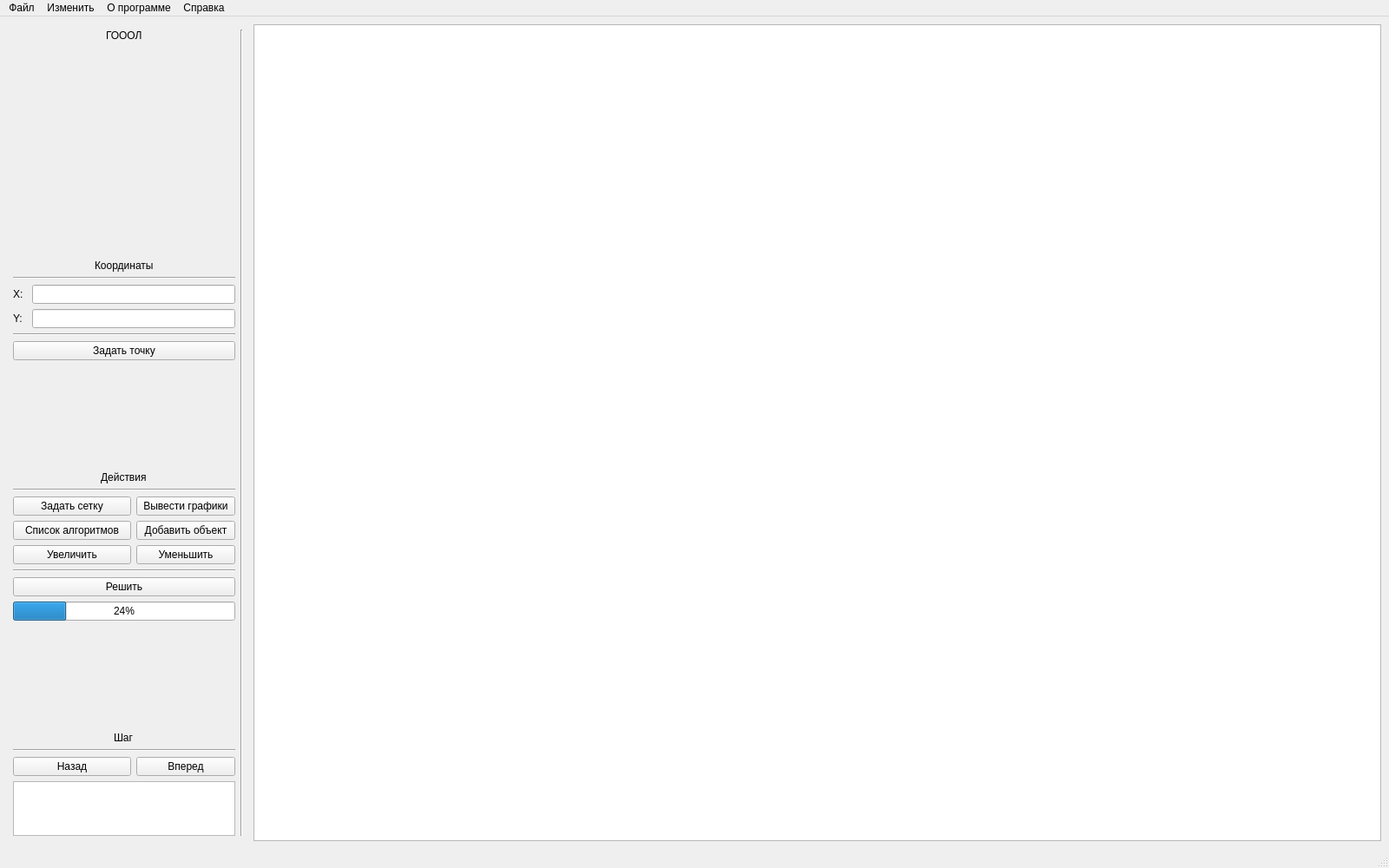
<?xml version="1.0" encoding="UTF-8"?>
<ui version="4.0">
 <class>MainWindow</class>
 <widget class="QMainWindow" name="MainWindow">
  <property name="geometry">
   <rect>
    <x>0</x>
    <y>0</y>
    <width>1600</width>
    <height>1000</height>
   </rect>
  </property>
  <property name="sizePolicy">
   <sizepolicy hsizetype="Expanding" vsizetype="Expanding">
    <horstretch>0</horstretch>
    <verstretch>0</verstretch>
   </sizepolicy>
  </property>
  <property name="minimumSize">
   <size>
    <width>1600</width>
    <height>1000</height>
   </size>
  </property>
  <property name="maximumSize">
   <size>
    <width>16777215</width>
    <height>16777215</height>
   </size>
  </property>
  <property name="windowTitle">
   <string>MainWindow</string>
  </property>
  <widget class="QWidget" name="centralwidget">
   <property name="enabled">
    <bool>true</bool>
   </property>
   <property name="minimumSize">
    <size>
     <width>1200</width>
     <height>900</height>
    </size>
   </property>
   <layout class="QGridLayout" name="gridLayout_3">
    <property name="sizeConstraint">
     <enum>QLayout::SetDefaultConstraint</enum>
    </property>
    <item row="0" column="0">
     <layout class="QGridLayout" name="gridLayout_2">
      <property name="sizeConstraint">
       <enum>QLayout::SetFixedSize</enum>
      </property>
      <item row="0" column="0">
       <layout class="QGridLayout" name="gridLayout">
        <property name="sizeConstraint">
         <enum>QLayout::SetFixedSize</enum>
        </property>
        <property name="leftMargin">
         <number>6</number>
        </property>
        <property name="topMargin">
         <number>6</number>
        </property>
        <property name="rightMargin">
         <number>6</number>
        </property>
        <property name="bottomMargin">
         <number>6</number>
        </property>
        <item row="3" column="1" colspan="2">
         <widget class="QLineEdit" name="lineEdit"/>
        </item>
        <item row="17" column="2">
         <widget class="QPushButton" name="pushButton_6">
          <property name="text">
           <string>Вперед</string>
          </property>
         </widget>
        </item>
        <item row="14" column="0" colspan="3">
         <widget class="QProgressBar" name="progressBar">
          <property name="value">
           <number>24</number>
          </property>
         </widget>
        </item>
        <item row="7" column="0" colspan="3" alignment="Qt::AlignHCenter|Qt::AlignBottom">
         <widget class="QLabel" name="label_actions">
          <property name="text">
           <string>Действия</string>
          </property>
         </widget>
        </item>
        <item row="10" column="2">
         <widget class="QPushButton" name="pushButton_4">
          <property name="text">
           <string>Добавить объект</string>
          </property>
         </widget>
        </item>
        <item row="8" column="0" colspan="3">
         <widget class="Line" name="line_4">
          <property name="orientation">
           <enum>Qt::Horizontal</enum>
          </property>
         </widget>
        </item>
        <item row="2" column="0" colspan="3">
         <widget class="Line" name="line_6">
          <property name="orientation">
           <enum>Qt::Horizontal</enum>
          </property>
         </widget>
        </item>
        <item row="15" column="0" colspan="3" alignment="Qt::AlignHCenter|Qt::AlignBottom">
         <widget class="QLabel" name="label_step">
          <property name="text">
           <string>Шаг</string>
          </property>
         </widget>
        </item>
        <item row="11" column="2">
         <widget class="QPushButton" name="pushButton_9">
          <property name="text">
           <string>Уменьшить</string>
          </property>
         </widget>
        </item>
        <item row="16" column="0" colspan="3">
         <widget class="Line" name="line_3">
          <property name="orientation">
           <enum>Qt::Horizontal</enum>
          </property>
         </widget>
        </item>
        <item row="9" column="0" colspan="2">
         <widget class="QPushButton" name="pushButton">
          <property name="text">
           <string>Задать сетку</string>
          </property>
         </widget>
        </item>
        <item row="4" column="0">
         <widget class="QLabel" name="label_y">
          <property name="maximumSize">
           <size>
            <width>16</width>
            <height>21</height>
           </size>
          </property>
          <property name="text">
           <string>Y:</string>
          </property>
         </widget>
        </item>
        <item row="10" column="0" colspan="2">
         <widget class="QPushButton" name="pushButton_3">
          <property name="text">
           <string>Список алгоритмов</string>
          </property>
         </widget>
        </item>
        <item row="11" column="0" colspan="2">
         <widget class="QPushButton" name="pushButton_8">
          <property name="text">
           <string>Увеличить</string>
          </property>
         </widget>
        </item>
        <item row="1" column="0" colspan="3" alignment="Qt::AlignHCenter|Qt::AlignBottom">
         <widget class="QLabel" name="label_coordinates">
          <property name="text">
           <string>Координаты</string>
          </property>
         </widget>
        </item>
        <item row="18" column="0" colspan="3">
         <widget class="QListView" name="listView">
          <property name="maximumSize">
           <size>
            <width>512</width>
            <height>63</height>
           </size>
          </property>
         </widget>
        </item>
        <item row="3" column="0">
         <widget class="QLabel" name="label_x">
          <property name="maximumSize">
           <size>
            <width>16</width>
            <height>21</height>
           </size>
          </property>
          <property name="text">
           <string>Х:</string>
          </property>
         </widget>
        </item>
        <item row="4" column="1" colspan="2">
         <widget class="QLineEdit" name="lineEdit_2"/>
        </item>
        <item row="6" column="0" colspan="3">
         <widget class="QPushButton" name="pushButton_7">
          <property name="text">
           <string>Задать точку</string>
          </property>
         </widget>
        </item>
        <item row="12" column="0" colspan="3">
         <widget class="Line" name="line">
          <property name="orientation">
           <enum>Qt::Horizontal</enum>
          </property>
         </widget>
        </item>
        <item row="17" column="0" colspan="2">
         <widget class="QPushButton" name="pushButton_5">
          <property name="text">
           <string>Назад</string>
          </property>
         </widget>
        </item>
        <item row="9" column="2">
         <widget class="QPushButton" name="pushButton_2">
          <property name="text">
           <string>Вывести графики</string>
          </property>
         </widget>
        </item>
        <item row="5" column="0" colspan="3">
         <widget class="Line" name="line_5">
          <property name="orientation">
           <enum>Qt::Horizontal</enum>
          </property>
         </widget>
        </item>
        <item row="13" column="0" colspan="3">
         <widget class="QPushButton" name="pushButton_10">
          <property name="text">
           <string>Решить</string>
          </property>
         </widget>
        </item>
        <item row="0" column="0" colspan="3" alignment="Qt::AlignHCenter|Qt::AlignTop">
         <widget class="QLabel" name="label_gol">
          <property name="text">
           <string>ГОООЛ</string>
          </property>
         </widget>
        </item>
        <item row="0" column="3" rowspan="19">
         <widget class="Line" name="line_2">
          <property name="orientation">
           <enum>Qt::Vertical</enum>
          </property>
         </widget>
        </item>
       </layout>
      </item>
      <item row="0" column="1">
       <widget class="QGraphicsView" name="graphicsView">
        <property name="minimumSize">
         <size>
          <width>1200</width>
          <height>800</height>
         </size>
        </property>
        <property name="backgroundBrush">
         <brush brushstyle="NoBrush">
          <color alpha="255">
           <red>123</red>
           <green>123</green>
           <blue>123</blue>
          </color>
         </brush>
        </property>
        <property name="foregroundBrush">
         <brush brushstyle="NoBrush">
          <color alpha="255">
           <red>213</red>
           <green>123</green>
           <blue>123</blue>
          </color>
         </brush>
        </property>
        <property name="cacheMode">
         <set>QGraphicsView::CacheNone</set>
        </property>
       </widget>
      </item>
     </layout>
    </item>
   </layout>
   <zorder></zorder>
  </widget>
  <widget class="QMenuBar" name="menubar">
   <property name="geometry">
    <rect>
     <x>0</x>
     <y>0</y>
     <width>1600</width>
     <height>21</height>
    </rect>
   </property>
   <widget class="QMenu" name="file">
    <property name="title">
     <string>Файл</string>
    </property>
    <addaction name="create"/>
    <addaction name="open"/>
    <addaction name="save_as"/>
    <addaction name="separator"/>
    <addaction name="listOfLast"/>
    <addaction name="separator"/>
    <addaction name="separator"/>
    <addaction name="exit"/>
   </widget>
   <widget class="QMenu" name="change">
    <property name="title">
     <string>Изменить</string>
    </property>
    <addaction name="cancel"/>
    <addaction name="delete_2"/>
    <addaction name="separator"/>
    <addaction name="cut"/>
    <addaction name="copy"/>
    <addaction name="insert"/>
   </widget>
   <widget class="QMenu" name="about">
    <property name="title">
     <string>О программе</string>
    </property>
    <addaction name="author"/>
    <addaction name="labinfo"/>
   </widget>
   <widget class="QMenu" name="info">
    <property name="title">
     <string>Справка</string>
    </property>
   </widget>
   <addaction name="file"/>
   <addaction name="change"/>
   <addaction name="about"/>
   <addaction name="info"/>
  </widget>
  <widget class="QStatusBar" name="statusBar"/>
  <action name="create">
   <property name="text">
    <string>Создать</string>
   </property>
  </action>
  <action name="open">
   <property name="text">
    <string>Открыть</string>
   </property>
  </action>
  <action name="save_as">
   <property name="text">
    <string>Сохранить как...</string>
   </property>
  </action>
  <action name="listOfLast">
   <property name="text">
    <string>Последние</string>
   </property>
  </action>
  <action name="exit">
   <property name="text">
    <string>Выход</string>
   </property>
  </action>
  <action name="cancel">
   <property name="text">
    <string>Отменить</string>
   </property>
  </action>
  <action name="delete_2">
   <property name="text">
    <string>Удалить</string>
   </property>
  </action>
  <action name="cut">
   <property name="text">
    <string>Вырезать</string>
   </property>
  </action>
  <action name="copy">
   <property name="text">
    <string>Скопировать</string>
   </property>
  </action>
  <action name="insert">
   <property name="text">
    <string>Вставить</string>
   </property>
  </action>
  <action name="author">
   <property name="text">
    <string>Об авторе</string>
   </property>
  </action>
  <action name="labinfo">
   <property name="text">
    <string>о задаче</string>
   </property>
  </action>
 </widget>
 <resources/>
 <connections/>
</ui>
